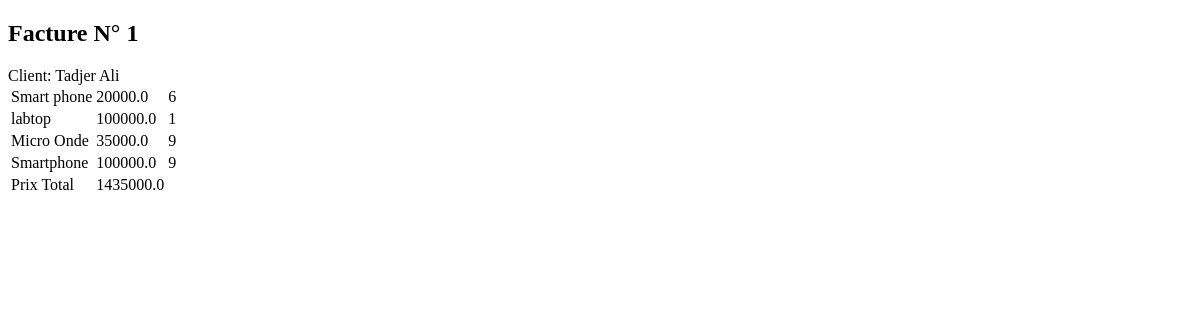
Before: /bill/facture_detail/1/ with the older database file.
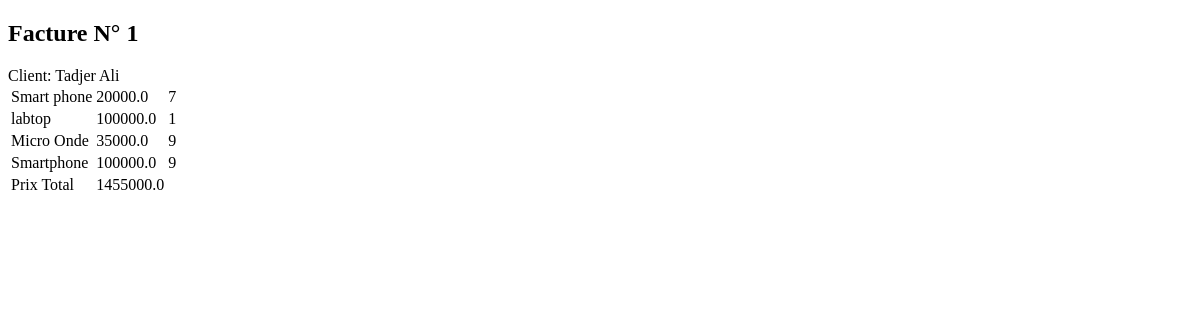
After: the same page with the newer database file.
### Bill/models.py (models this page shows, shortened)
class LigneFacture(models.Model):
    produit = models.ForeignKey(Produit, on_delete=models.CASCADE,related_name='facture')
    qte = models.IntegerField(default=1)
    facture = models.ForeignKey(
        Facture, on_delete=models.CASCADE, related_name='lignes')
    class Meta:
        constraints = [
            models.UniqueConstraint(
                fields=['produit', 'facture'], name="produit-facture")
        ]

class Facture(models.Model):
    client = models.ForeignKey(Client, on_delete=models.CASCADE)
    date = models.DateField(default=utils.timezone.now)
    def total(self):
        total = 0.0
        for i in self.lignes.all():
            total += i.qte * i.produit.prix
        return total

class Produit(models.Model):
    designation = models.CharField(max_length=50)
    prix = models.FloatField(default=0)
    category = models.ForeignKey(Category, null=True, on_delete=models.SET_NULL)
    fournisseur = models.ForeignKey(Fournisseur, on_delete=models.CASCADE, blank=True, null=True,
                                    related_name='products')

class Client(models.Model):
    SEXE = (
        ('M', 'Masculin'),
        ('F', 'Feminin')
    )
    nom = models.CharField(max_length=50, null=True, blank=True)
    prenom = models.CharField(max_length=50, null=True, blank=True)
    adresse = models.TextField(null=True, blank=True)
    tel = models.CharField(max_length=10, null=True, blank=True)
    sexe = models.CharField(max_length=1, choices=SEXE)
    def __str__(self):
        return self.nom + ' ' + self.prenom

### Bill/views.py (the view)
def facture_detail_view(request, pk):
    facture = get_object_or_404(Facture, id=pk)
    context = {}
    context['facture'] = facture
    return render(request, 'bill/facture_detail.html', context)

### Bill/templates/bill/facture_detail.html (shortened to what this page needs)
<!DOCTYPE HTML>
<html>
  <head>
  </head>
  <body>
  <h2>Facture N° {{ facture.id }}</h2>
  Client: {{ facture.client }}
  <table>
  {% for ligne in facture.lignes.all %}
  	<tr>
  		<td>{{ ligne.produit.designation }}</td>
  		<td>{{ ligne.produit.prix }}</td>
  		<td>{{ ligne.qte }}</td>
  	</tr>
  {% endfor %}
     <tr>
       <td>Prix Total</td>
       <td>{{ facture.total }}</td>
     </tr>
  </table>
  </body>
</html>

Changed rows visible on the page:
changed through a linked row, Facture "Tadjer Ali": total "1435000.0" → "1455000.0"
changed LigneFacture "Smart phone": qte "6" → "7"
